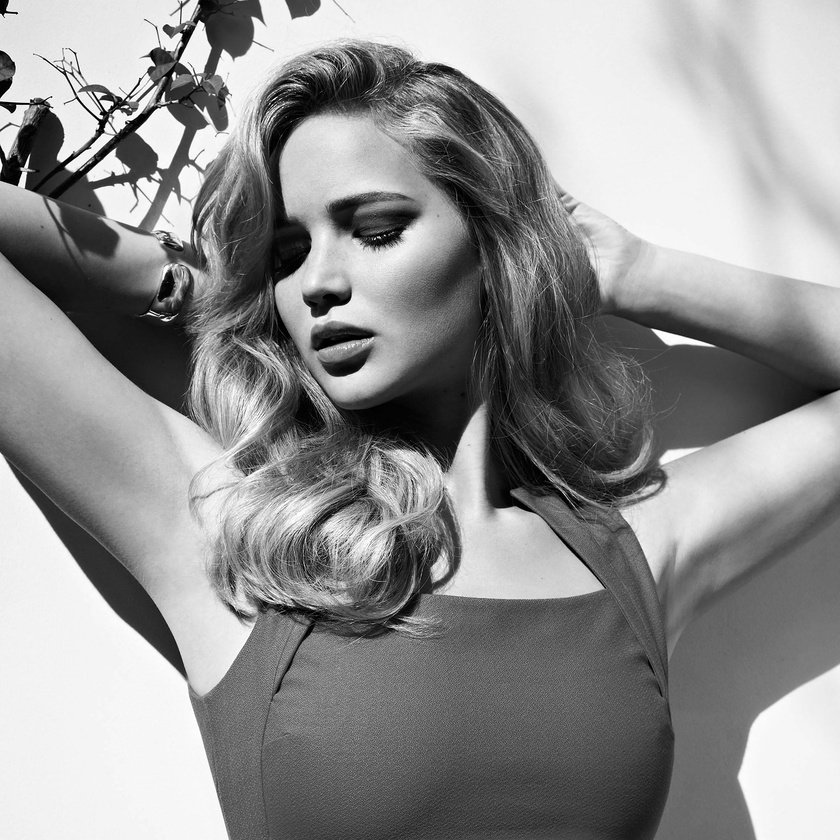
#> input picture Python/Image process/jennifer-lawrence-gray.jpg, 840 x 840 px, shrunk from 2732 x 2732 before the run
$ python Gaussian.py
#> lines starting #> are read from the running program, lines starting #| are printed output that depends on the picture
import numpy as np
from matplotlib import pyplot as plt
import cv2

img = cv2.imread("jennifer-lawrence-gray.jpg", 0)
#> img is the input picture: shape (840, 840); min 0, max 255, mean 145.2
nr, nc = img.shape[:2]
#> nr = 840; nc = 840
x0 = nr // 2
#> x0 = 420
y0 = nc // 2
#> y0 = 420
sigma = 300

illumination = np.zeros([nr, nc], dtype = 'float32')

for x in range(nr):
    for y in range(nc):
        illumination[x,y] = np.exp(-((x - x0) ** 2 + (y - y0) ** 2) / (2 * sigma * sigma))
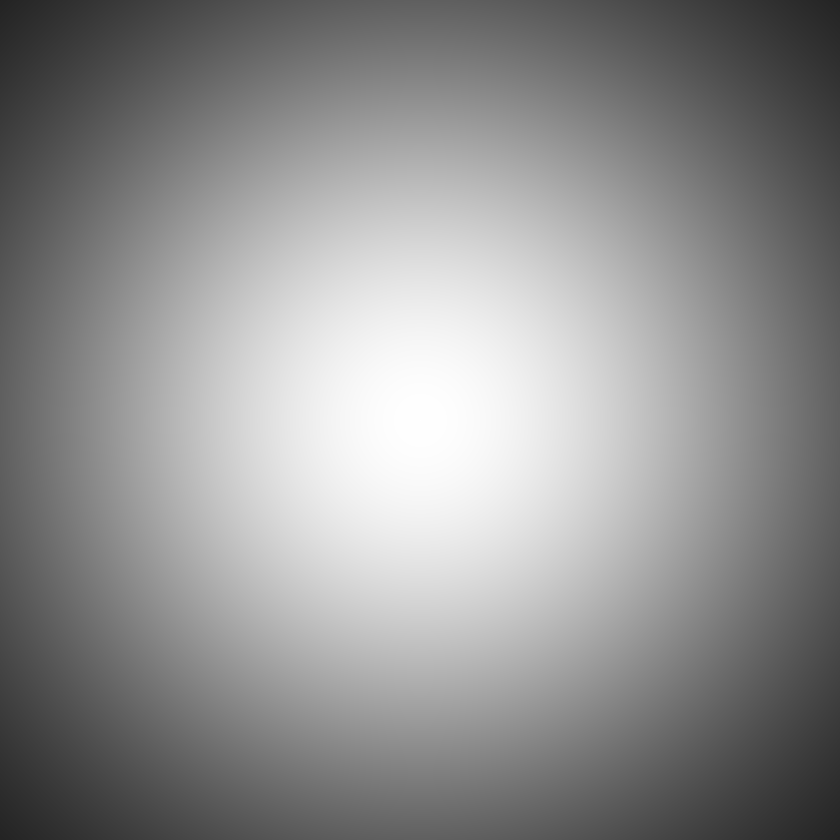
#> illumination: shape (840, 840) float32; min 0.141, max 1, mean 0.563

new_img = img.copy()
for x in range(nr):
    for y in range(nc):
        for z in range(3):
            val = round(illumination[x,y] * img[x,y])
            new_img[x,y] = np.uint8(val)
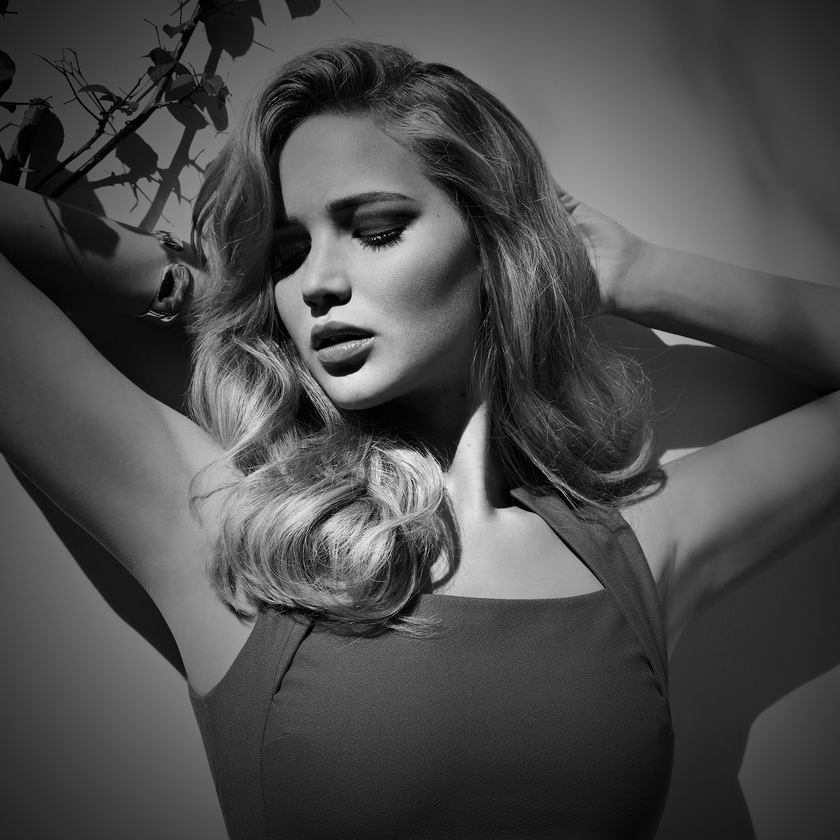
#> new_img: shape (840, 840); min 0, max 252, mean 75.6

images = [img, illumination, new_img]
titles = ['Original', 'Gaussian', 'Image Formation']
plt.figure(figsize = (10, 10))

for i in range(3):
    plt.subplot(1, 3, i + 1), plt.imshow(images[i], 'gray')
    plt.title(titles[i])
    plt.xticks([]), plt.yticks([]) # Do not display x,y

plt.tight_layout()
plt.show()
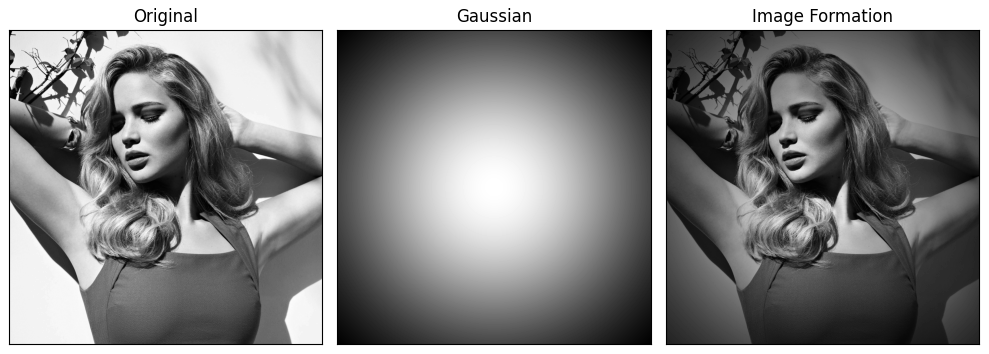
#> figure drawn by matplotlib, 3 panels
